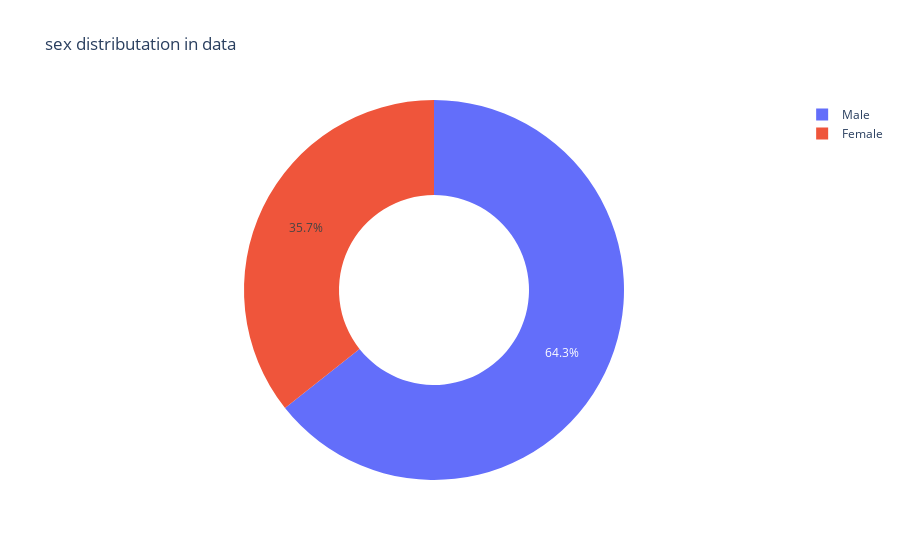

Here is the notebook cell this chart was saved with:
### Code cell
get_pie_chart(tips, 'sex')

### Figure 1 — Plotly figure (JSON) as saved in the notebook; plotly's stock layout.template omitted (floating-point values rounded to 4 significant figures)
{"data": [{"domain": {"x": [0, 1], "y": [0, 1]}, "hole": 0.5, "hovertemplate": "index=%{label}<br>value=%{value}<extra></extra>", "labels": ["Male", "Female"], "legendgroup": "", "name": "", "showlegend": true, "type": "pie", "values": [157, 87]}], "layout": {"legend": {"tracegroupgap": 0}, "title": {"text": "sex distributation in data"}}}
